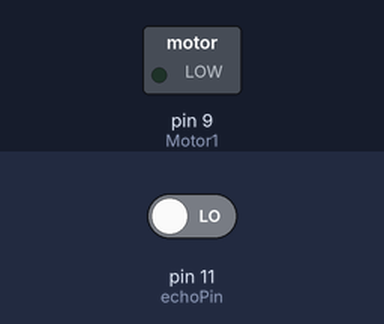
Bench run of a sketch on a simulated Arduino Uno, built with avr-gcc and run on an emulated ATmega328P. Shown: switched loads named in the sketch (green lamp = pin HIGH). Dashed ring = blinking. Inputs (shaded band) come from the test bench; at power-on: pin 11 (echoPin) LOW. Pins used as bus, display or sensor lines are not drawn; what the sketch prints to the serial monitor is not drawn.

Above: at 0.5 s.
Timing chart, 0 to 4.7 s (numbered marks = the images above):
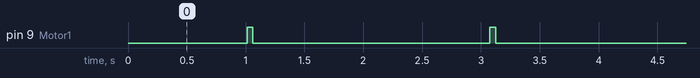

The sketch:

Basic_code4.ino
```cpp
//!!!!!!MIGHT HAVE TO CHANGE DIGITALWRITE TO ANALOGUE

//Pick up notification

  const int trigPin = 10;   //trig pin of distance sensor connected to pin 10
  const int echoPin = 11;    //echo pin of distance sensor to pin 11
  const int Motor1 = 9;      //Motor 1 connected to pin 9

  long duration;    //defines variables
  int distance;     //defines variables

void setup()
{
 pinMode(trigPin, OUTPUT);  //trigPin set as output
 pinMode(echoPin, INPUT);   //echoPin set as input
 pinMode(Motor1, OUTPUT);   //Motor assigned to distance sensor
 Serial.begin(9600); //Starts Serial
 Serial.println("Distance");
}

void loop()
{
  digitalWrite(trigPin, LOW);   //clears trig pin
  delay(2);                      //delay of 2ms
  digitalWrite(trigPin, HIGH);  //trigPin high for 10ms
  delay(10);
  digitalWrite(trigPin, LOW);   //resets trig pin
  duration = pulseIn(echoPin,HIGH);  //Duration soundwave traveled for in ms
  distance = duration*0.034/2;   //distance soundwave traveled/2
//speed = 34000cm/s
//duration in sx10-6
//speed*duration = 34000*10-6 times duration

  Serial.print("Distance: ");
  Serial.println(distance);      //prints distance

  if (distance = 7)
  {
   digitalWrite(Motor1, 255);
   delay(50);
   digitalWrite(Motor1, 0);
   delay(1000);
  }
  else if (distance < 10)
  {
   digitalWrite(Motor1, 255);    //moderates motor speed
   delay(200);
   digitalWrite(Motor1, 0);
   delay(100);
  }
  else if (distance < 15)
  {
   digitalWrite(Motor1, 127);
   delay(200);
   digitalWrite(Motor1, 0);
   delay(200);
  }
  else if (distance < 20)
  {
   digitalWrite(Motor1, 63);
   delay(200);
   digitalWrite(Motor1, 0);
   delay(400);
  }
  else if (distance = 100)        //notification if walking
  {
   digitalWrite(Motor1, 63);
   delay(600);
   digitalWrite(Motor1, 0);
   delay(1000);
  }
   else if (distance = 150)        //notification for walking
  {
   digitalWrite(Motor1, 31);
   delay(100);
   digitalWrite(Motor1, 0);
   delay(200);
  }
  else if (distance = 200)        //notification if walking
  {
   digitalWrite(Motor1, 15);
   delay(200);
   digitalWrite(Motor1, 0);
   delay(200);
  }
  else
  {
    digitalWrite(Motor1, LOW);
    delay(300);
  }
}
```

Measured:
- by itself, pin 9 (Motor1): alternates HIGH for 0.05 s and LOW for 2.0 s
